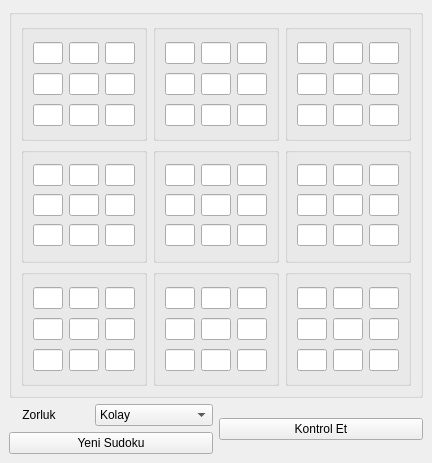
<?xml version="1.0" encoding="UTF-8"?>
<ui version="4.0">
 <class>MainWindow</class>
 <widget class="QMainWindow" name="MainWindow">
  <property name="geometry">
   <rect>
    <x>0</x>
    <y>0</y>
    <width>432</width>
    <height>463</height>
   </rect>
  </property>
  <property name="windowTitle">
   <string>Sudoku</string>
  </property>
  <widget class="QWidget" name="centralwidget">
   <layout class="QGridLayout" name="gridLayout_11">
    <item row="0" column="0" colspan="2">
     <widget class="QGroupBox" name="groupBox">
      <property name="title">
       <string/>
      </property>
      <layout class="QGridLayout" name="gridLayout">
       <item row="0" column="0">
        <widget class="QGroupBox" name="groupBox_2">
         <property name="title">
          <string/>
         </property>
         <layout class="QGridLayout" name="gridLayout_2">
          <item row="0" column="0">
           <widget class="QLineEdit" name="m_0x0"/>
          </item>
          <item row="0" column="1">
           <widget class="QLineEdit" name="m_0x1"/>
          </item>
          <item row="0" column="2">
           <widget class="QLineEdit" name="m_0x2"/>
          </item>
          <item row="1" column="0">
           <widget class="QLineEdit" name="m_1x0"/>
          </item>
          <item row="1" column="1">
           <widget class="QLineEdit" name="m_1x1"/>
          </item>
          <item row="1" column="2">
           <widget class="QLineEdit" name="m_1x2"/>
          </item>
          <item row="2" column="0">
           <widget class="QLineEdit" name="m_2x0"/>
          </item>
          <item row="2" column="1">
           <widget class="QLineEdit" name="m_2x1"/>
          </item>
          <item row="2" column="2">
           <widget class="QLineEdit" name="m_2x2"/>
          </item>
         </layout>
        </widget>
       </item>
       <item row="0" column="1">
        <widget class="QGroupBox" name="groupBox_3">
         <property name="title">
          <string/>
         </property>
         <layout class="QGridLayout" name="gridLayout_3">
          <item row="0" column="0">
           <widget class="QLineEdit" name="m_0x3"/>
          </item>
          <item row="0" column="1">
           <widget class="QLineEdit" name="m_0x4"/>
          </item>
          <item row="0" column="2">
           <widget class="QLineEdit" name="m_0x5"/>
          </item>
          <item row="1" column="0">
           <widget class="QLineEdit" name="m_1x3"/>
          </item>
          <item row="1" column="1">
           <widget class="QLineEdit" name="m_1x4"/>
          </item>
          <item row="1" column="2">
           <widget class="QLineEdit" name="m_1x5"/>
          </item>
          <item row="2" column="0">
           <widget class="QLineEdit" name="m_2x3"/>
          </item>
          <item row="2" column="1">
           <widget class="QLineEdit" name="m_2x4"/>
          </item>
          <item row="2" column="2">
           <widget class="QLineEdit" name="m_2x5"/>
          </item>
         </layout>
        </widget>
       </item>
       <item row="0" column="2">
        <widget class="QGroupBox" name="groupBox_4">
         <property name="title">
          <string/>
         </property>
         <layout class="QGridLayout" name="gridLayout_4">
          <item row="0" column="0">
           <widget class="QLineEdit" name="m_0x6"/>
          </item>
          <item row="0" column="1">
           <widget class="QLineEdit" name="m_0x7"/>
          </item>
          <item row="0" column="2">
           <widget class="QLineEdit" name="m_0x8"/>
          </item>
          <item row="1" column="0">
           <widget class="QLineEdit" name="m_1x6"/>
          </item>
          <item row="1" column="1">
           <widget class="QLineEdit" name="m_1x7"/>
          </item>
          <item row="1" column="2">
           <widget class="QLineEdit" name="m_1x8"/>
          </item>
          <item row="2" column="0">
           <widget class="QLineEdit" name="m_2x6"/>
          </item>
          <item row="2" column="1">
           <widget class="QLineEdit" name="m_2x7"/>
          </item>
          <item row="2" column="2">
           <widget class="QLineEdit" name="m_2x8"/>
          </item>
         </layout>
        </widget>
       </item>
       <item row="1" column="0">
        <widget class="QGroupBox" name="groupBox_5">
         <property name="title">
          <string/>
         </property>
         <layout class="QGridLayout" name="gridLayout_5">
          <item row="0" column="0">
           <widget class="QLineEdit" name="m_3x0"/>
          </item>
          <item row="0" column="1">
           <widget class="QLineEdit" name="m_3x1"/>
          </item>
          <item row="0" column="2">
           <widget class="QLineEdit" name="m_3x2"/>
          </item>
          <item row="1" column="0">
           <widget class="QLineEdit" name="m_4x0"/>
          </item>
          <item row="1" column="1">
           <widget class="QLineEdit" name="m_4x1"/>
          </item>
          <item row="1" column="2">
           <widget class="QLineEdit" name="m_4x2"/>
          </item>
          <item row="2" column="0">
           <widget class="QLineEdit" name="m_5x0"/>
          </item>
          <item row="2" column="1">
           <widget class="QLineEdit" name="m_5x1"/>
          </item>
          <item row="2" column="2">
           <widget class="QLineEdit" name="m_5x2"/>
          </item>
         </layout>
        </widget>
       </item>
       <item row="1" column="1">
        <widget class="QGroupBox" name="groupBox_6">
         <property name="title">
          <string/>
         </property>
         <layout class="QGridLayout" name="gridLayout_6">
          <item row="0" column="0">
           <widget class="QLineEdit" name="m_3x3"/>
          </item>
          <item row="0" column="1">
           <widget class="QLineEdit" name="m_3x4"/>
          </item>
          <item row="0" column="2">
           <widget class="QLineEdit" name="m_3x5"/>
          </item>
          <item row="1" column="0">
           <widget class="QLineEdit" name="m_4x3"/>
          </item>
          <item row="1" column="1">
           <widget class="QLineEdit" name="m_4x4"/>
          </item>
          <item row="1" column="2">
           <widget class="QLineEdit" name="m_4x5"/>
          </item>
          <item row="2" column="0">
           <widget class="QLineEdit" name="m_5x3"/>
          </item>
          <item row="2" column="1">
           <widget class="QLineEdit" name="m_5x4"/>
          </item>
          <item row="2" column="2">
           <widget class="QLineEdit" name="m_5x5"/>
          </item>
         </layout>
        </widget>
       </item>
       <item row="1" column="2">
        <widget class="QGroupBox" name="groupBox_7">
         <property name="title">
          <string/>
         </property>
         <layout class="QGridLayout" name="gridLayout_7">
          <item row="0" column="0">
           <widget class="QLineEdit" name="m_3x6"/>
          </item>
          <item row="0" column="1">
           <widget class="QLineEdit" name="m_3x7"/>
          </item>
          <item row="0" column="2">
           <widget class="QLineEdit" name="m_3x8"/>
          </item>
          <item row="1" column="0">
           <widget class="QLineEdit" name="m_4x6"/>
          </item>
          <item row="1" column="1">
           <widget class="QLineEdit" name="m_4x7"/>
          </item>
          <item row="1" column="2">
           <widget class="QLineEdit" name="m_4x8"/>
          </item>
          <item row="2" column="0">
           <widget class="QLineEdit" name="m_5x6"/>
          </item>
          <item row="2" column="1">
           <widget class="QLineEdit" name="m_5x7"/>
          </item>
          <item row="2" column="2">
           <widget class="QLineEdit" name="m_5x8"/>
          </item>
         </layout>
        </widget>
       </item>
       <item row="2" column="0">
        <widget class="QGroupBox" name="groupBox_8">
         <property name="title">
          <string/>
         </property>
         <layout class="QGridLayout" name="gridLayout_8">
          <item row="0" column="0">
           <widget class="QLineEdit" name="m_6x0"/>
          </item>
          <item row="0" column="1">
           <widget class="QLineEdit" name="m_6x1"/>
          </item>
          <item row="0" column="2">
           <widget class="QLineEdit" name="m_6x2"/>
          </item>
          <item row="1" column="0">
           <widget class="QLineEdit" name="m_7x0"/>
          </item>
          <item row="1" column="1">
           <widget class="QLineEdit" name="m_7x1"/>
          </item>
          <item row="1" column="2">
           <widget class="QLineEdit" name="m_7x2"/>
          </item>
          <item row="2" column="0">
           <widget class="QLineEdit" name="m_8x0"/>
          </item>
          <item row="2" column="1">
           <widget class="QLineEdit" name="m_8x1"/>
          </item>
          <item row="2" column="2">
           <widget class="QLineEdit" name="m_8x2"/>
          </item>
         </layout>
        </widget>
       </item>
       <item row="2" column="1">
        <widget class="QGroupBox" name="groupBox_9">
         <property name="title">
          <string/>
         </property>
         <layout class="QGridLayout" name="gridLayout_9">
          <item row="0" column="0">
           <widget class="QLineEdit" name="m_6x3"/>
          </item>
          <item row="0" column="1">
           <widget class="QLineEdit" name="m_6x4"/>
          </item>
          <item row="0" column="2">
           <widget class="QLineEdit" name="m_6x5"/>
          </item>
          <item row="1" column="0">
           <widget class="QLineEdit" name="m_7x3"/>
          </item>
          <item row="1" column="1">
           <widget class="QLineEdit" name="m_7x4"/>
          </item>
          <item row="1" column="2">
           <widget class="QLineEdit" name="m_7x5"/>
          </item>
          <item row="2" column="0">
           <widget class="QLineEdit" name="m_8x3"/>
          </item>
          <item row="2" column="1">
           <widget class="QLineEdit" name="m_8x4"/>
          </item>
          <item row="2" column="2">
           <widget class="QLineEdit" name="m_8x5"/>
          </item>
         </layout>
        </widget>
       </item>
       <item row="2" column="2">
        <widget class="QGroupBox" name="groupBox_10">
         <property name="title">
          <string/>
         </property>
         <layout class="QGridLayout" name="gridLayout_10">
          <item row="0" column="0">
           <widget class="QLineEdit" name="m_6x6"/>
          </item>
          <item row="0" column="1">
           <widget class="QLineEdit" name="m_6x7"/>
          </item>
          <item row="0" column="2">
           <widget class="QLineEdit" name="m_6x8"/>
          </item>
          <item row="1" column="0">
           <widget class="QLineEdit" name="m_7x6"/>
          </item>
          <item row="1" column="1">
           <widget class="QLineEdit" name="m_7x7"/>
          </item>
          <item row="1" column="2">
           <widget class="QLineEdit" name="m_7x8"/>
          </item>
          <item row="2" column="0">
           <widget class="QLineEdit" name="m_8x6"/>
          </item>
          <item row="2" column="1">
           <widget class="QLineEdit" name="m_8x7"/>
          </item>
          <item row="2" column="2">
           <widget class="QLineEdit" name="m_8x8"/>
          </item>
         </layout>
        </widget>
       </item>
      </layout>
     </widget>
    </item>
    <item row="1" column="0">
     <layout class="QVBoxLayout" name="verticalLayout">
      <item>
       <layout class="QFormLayout" name="formLayout">
        <item row="0" column="1">
         <widget class="QComboBox" name="zorlukcb">
          <item>
           <property name="text">
            <string>Kolay</string>
           </property>
          </item>
          <item>
           <property name="text">
            <string>Orta</string>
           </property>
          </item>
          <item>
           <property name="text">
            <string>Zor</string>
           </property>
          </item>
         </widget>
        </item>
        <item row="0" column="0">
         <widget class="QLabel" name="label">
          <property name="text">
           <string>    Zorluk          </string>
          </property>
         </widget>
        </item>
       </layout>
      </item>
      <item>
       <widget class="QPushButton" name="yenisudoku">
        <property name="text">
         <string>Yeni Sudoku</string>
        </property>
       </widget>
      </item>
     </layout>
    </item>
    <item row="1" column="1">
     <widget class="QPushButton" name="kontrolet">
      <property name="text">
       <string>Kontrol Et</string>
      </property>
     </widget>
    </item>
   </layout>
  </widget>
 </widget>
 <resources/>
 <connections/>
</ui>
